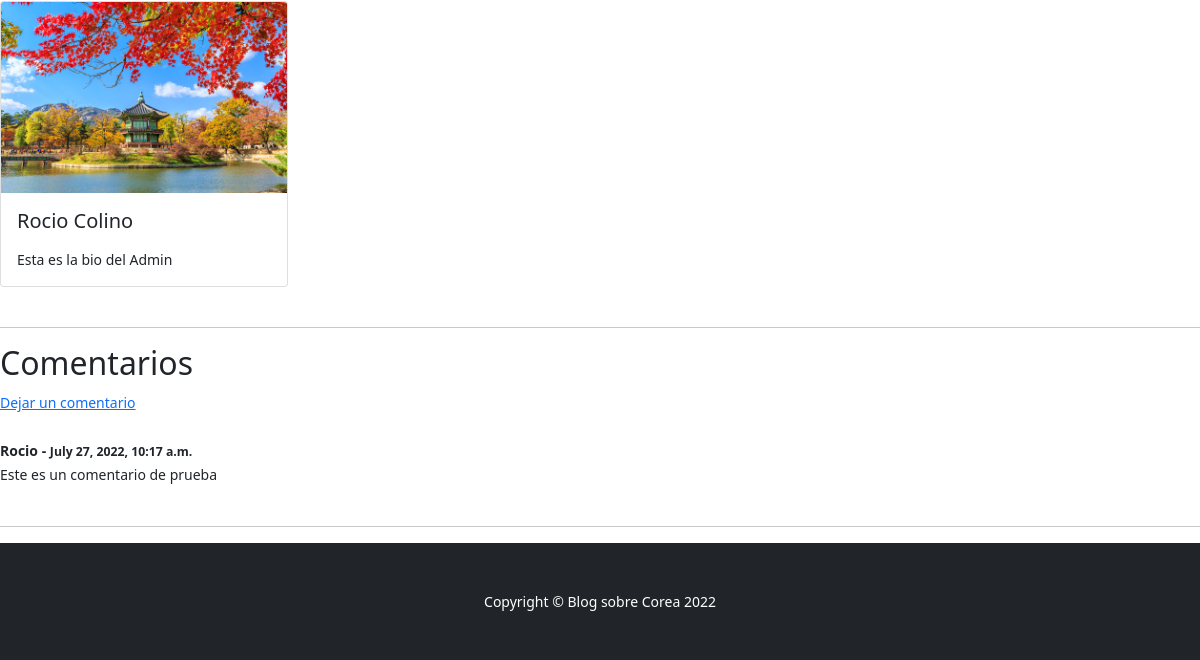
Page /post_detalles/12 (lower part) on the earlier database version.
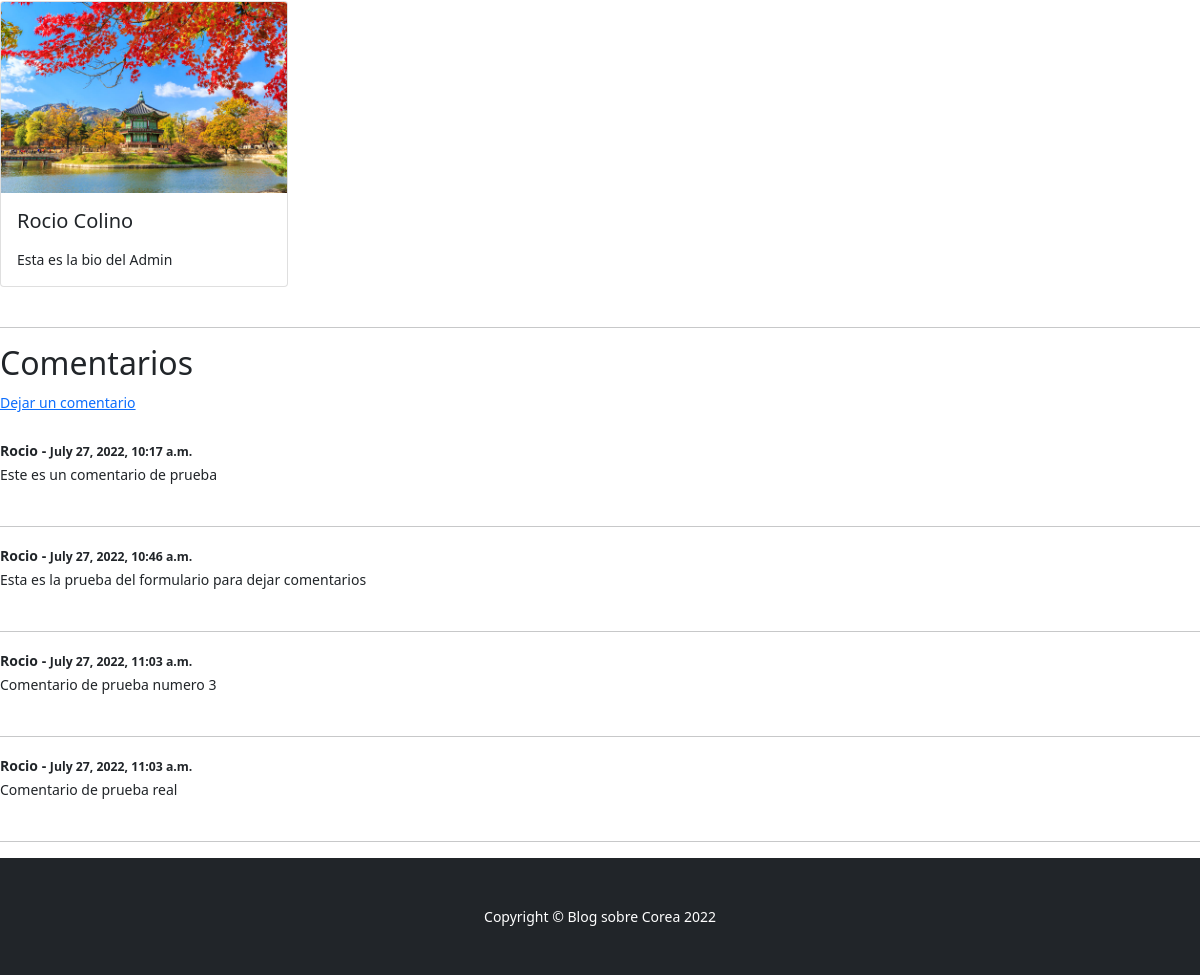
Same page on the later database version.
### Blog/models.py (models this page shows, shortened)
class Comment(models.Model):
    post=models.ForeignKey(Post, related_name="comments",on_delete=models.CASCADE)
    name=models.CharField(max_length=255)
    body=models.TextField()
    date_added=models.DateTimeField(auto_now_add=True)

### Blog/views.py (the view)
# urls.py: path('post_detalles/<int:pk>', PostDetailView.as_view(), name='post-detalles'),
class PostDetailView(DetailView):
    model=Post
    template_name='Blog/post_detalles.html'

### Blog/templates/Blog/post_detalles.html (shortened to what this page needs)
{% extends "Blog/padre.html" %}
{% load static %}
{% block contenidoQueCambia %}
    <br/>
    <div class="container">
        <small>Por: {{ post.autor.first_name }} {{ post.autor.last_name }}
        <small>{{ post.fecha }}</small><br/>
            <br/><br/>
        <br/><br/>
        <br/>
    </div>
    <div class="card" style="width: 18rem;">
        {% if post.autor.perfil.avatar %}
            <img src="{{ post.autor.perfil.avatar.url}}" class="card-img-top">
        {% endif %}
            <div class="card-body">
          <h5 class="card-title"><p>{{ post.autor.first_name }} {{ post.autor.last_name }}</p></h5>
          <p class="card-text">{{ post.autor.perfil.bio}}</p>
        </div>
      </div>
<hr>
<h2>Comentarios</h2>
{% if not post.comments.all%}
    Todavia no hay comentarios <a href="{% url 'add_comment' post.pk %}"> Dejar un comentario</a>
{% else %}
<a href="{% url 'add_comment' post.pk %}"> Dejar un comentario</a>
<br/><br/>
    {% for comment in post.comments.all %}
        <strong>
            {{ comment.name }} -
            <small>{{ comment.date_added}}</small>
        </strong>
        <br/>
        {{ comment.body }}
        <br/><br/>
        <hr>
    {% endfor %}
{% endif %}
{% endblock %}

Differences in the rows shown:
added Comment: name "Rocio", date_added "July 27, 2022, 10:46 a.m.", body "Esta es la prueba del formulario para dejar comentarios"
added Comment: name "Rocio", date_added "July 27, 2022, 11:03 a.m.", body "Comentario de prueba numero 3"
added Comment: name "Rocio", date_added "July 27, 2022, 11:03 a.m.", body "Comentario de prueba real"
